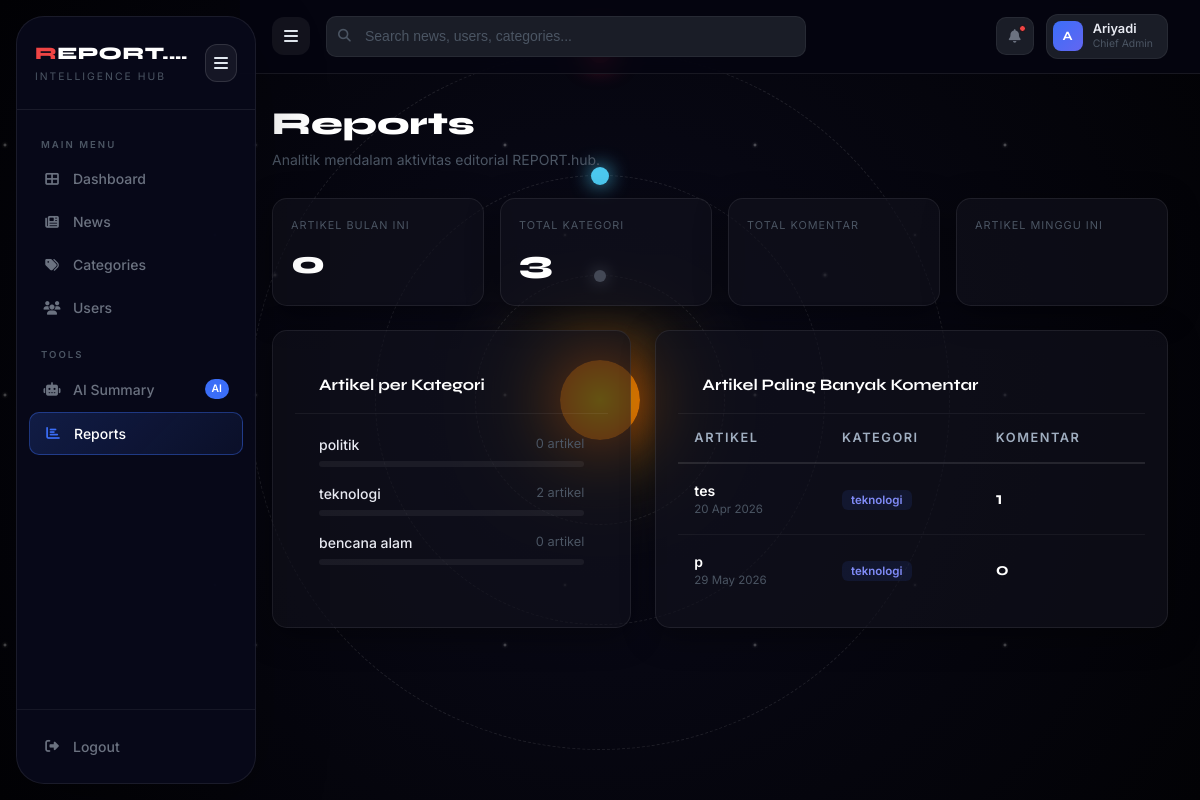
The page /admin-panel/reports/ (signed in) on the database its author committed.
### news/models.py (models this page shows, shortened)
class Kategori(models.Model):
    nama = models.CharField(max_length=100)

class Artikel(models.Model):
    judul = models.CharField(max_length=255)
    isi = models.TextField()  # Disinkronkan: sebelumnya 'konten'
    gambar_cover = models.ImageField(upload_to='berita/', null=True, blank=True)
    kategori = models.ForeignKey(Kategori, on_delete=models.CASCADE)
    penulis = models.ForeignKey(User, on_delete=models.CASCADE) # Wajib untuk Dashboard
    tanggal_publikasi = models.DateTimeField(auto_now_add=True)
    penulis = models.ForeignKey(User, on_delete=models.SET_NULL, null=True, blank=True)

### news/admin_views.py (the view)
# urls.py: path('reports/', admin_views.admin_reports, name='admin_reports'),
@login_required
@staff_required
def admin_reports(request):
    from django.db.models import Count
    today = timezone.now().date()
    context = {
        'total_this_month': Artikel.objects.filter(tanggal_publikasi__month=today.month).count(),
        'artikel_per_kat': Kategori.objects.annotate(jumlah=Count('artikel')),
        'artikel_komentar': Artikel.objects.annotate(jumlah_komentar=Count('komentar')).order_by('-jumlah_komentar')[:5],
    }
    return render(request, 'admin_panel/admin_reports.html', context)

### news/admin_views.py (called while the page is built)
def is_staff(user):
    return user.is_authenticated and user.is_staff

### templates/admin_panel/admin_reports.html (shortened to what this page needs)
{% extends 'admin_base.html' %}
{% block nav_reports %}active{% endblock %}
{% block content %}
<div class="page-header fade-in">
    <h1 class="page-title">Reports</h1>
    <p class="page-subtitle">Analitik mendalam aktivitas editorial REPORT.hub.</p>
</div>
<div class="row g-3 mb-4 fade-in delay-1">
    <div class="col-6 col-md-3">
        <div class="stat-card" style="padding:18px;">
            <div style="font-size:0.68rem; text-transform:uppercase; letter-spacing:1px; color:var(--text-muted);">Artikel Bulan Ini</div>
            <div style="font-family:'Syne',sans-serif; font-size:2rem; font-weight:800; color:#fff; margin-top:6px;">{{ total_this_month }}</div>
        </div>
    </div>
    <div class="col-6 col-md-3">
        <div class="stat-card" style="padding:18px;">
            <div style="font-size:0.68rem; text-transform:uppercase; letter-spacing:1px; color:var(--text-muted);">Total Kategori</div>
            <div style="font-family:'Syne',sans-serif; font-size:2rem; font-weight:800; color:#fff; margin-top:6px;">{{ artikel_per_kat|length }}</div>
        </div>
    </div>
    <div class="col-6 col-md-3">
        <div class="stat-card" style="padding:18px;">
            <div style="font-size:0.68rem; text-transform:uppercase; letter-spacing:1px; color:var(--text-muted);">Total Komentar</div>
        </div>
    </div>
    <div class="col-6 col-md-3">
        <div class="stat-card" style="padding:18px;">
            <div style="font-size:0.68rem; text-transform:uppercase; letter-spacing:1px; color:var(--text-muted);">Artikel Minggu Ini</div>
        </div>
    </div>
</div>
<div class="row g-4">
    <div class="col-lg-5 fade-in delay-2">
        <div class="card-admin h-100">
            <div class="card-header-admin">
                <span style="font-family:'Syne',sans-serif; font-weight:700; color:#fff;">Artikel per Kategori</span>
            </div>
            <div class="card-body-admin">
                {% for kat in artikel_per_kat %}
                <div style="margin-bottom:16px;">
                    <div style="display:flex; justify-content:space-between; margin-bottom:6px;">
                        <span style="font-size:0.875rem; font-weight:500; color:var(--text-primary);">{{ kat.nama }}</span>
                        <span style="font-size:0.8rem; color:var(--text-muted);">{{ kat.jumlah }} artikel</span>
                    </div>
                    <div style="height:6px; border-radius:10px; background:rgba(255,255,255,0.06); overflow:hidden;">
                    </div>
                </div>
                {% empty %}
                <p style="color:var(--text-muted);">Belum ada data.</p>
                {% endfor %}
            </div>
        </div>
    </div>
    <div class="col-lg-7 fade-in delay-3">
        <div class="card-admin h-100">
            <div class="card-header-admin">
                <span style="font-family:'Syne',sans-serif; font-weight:700; color:#fff;">Artikel Paling Banyak Komentar</span>
            </div>
            <table class="admin-table">
                <thead>
                    <tr>
                        <th>Artikel</th>
                        <th>Kategori</th>
                        <th>Komentar</th>
                    </tr>
                </thead>
                <tbody>
                    {% for artikel in artikel_komentar %}
                    <tr>
                        <td>
                            <a href="{% url 'detail_berita' artikel.id %}" style="font-weight:600; color:#fff; font-size:0.875rem; text-decoration:none;" target="_blank">
                                {{ artikel.judul|truncatewords:7 }}
                            </a>
                            <div style="font-size:0.72rem; color:var(--text-muted);">{{ artikel.tanggal_publikasi|date:"d M Y" }}</div>
                        </td>
                        <td>
                            <span style="background:rgba(59,110,248,0.1); color:#818cf8; border-radius:6px; padding:3px 9px; font-size:0.72rem; font-weight:600;">{{ artikel.kategori.nama }}</span>
                        </td>
                        <td>
                            <div style="font-family:'Syne',sans-serif; font-size:1.1rem; font-weight:700; color:#fff;">{{ artikel.jumlah_komentar }}</div>
                        </td>
                    </tr>
                    {% empty %}
                    <tr>
                        <td colspan="3" style="text-align:center; padding:30px; color:var(--text-muted);">Belum ada data komentar.</td>
                    </tr>
                    {% endfor %}
                </tbody>
            </table>
        </div>
    </div>
</div>
{% endblock %}

### templates/admin_base.html (shortened to what this page needs)
<!DOCTYPE html>
<html lang="id">
<head>
    <link href="https://cdn.jsdelivr.net/npm/bootstrap@5.3.0/dist/css/bootstrap.min.css" rel="stylesheet">
    <link rel="stylesheet" href="https://cdnjs.cloudflare.com/ajax/libs/font-awesome/6.4.0/css/all.min.css">
</head>
<body>
    <div class="solar-system-bg">
        <div class="stars"></div>
        <div class="sun"></div>
        <div class="orbit orbit1"><div class="planet planet1"></div></div>
        <div class="orbit orbit2"><div class="planet planet2"></div></div>
        <div class="orbit orbit3"><div class="planet planet3"></div></div>
    </div>
    <aside class="admin-sidebar" id="adminSidebar">
        <div class="sidebar-logo">
            <div>
                <div class="logo-text"><span>R</span>EPORT.hub</div>
                <div class="logo-sub">Intelligence Hub</div>
            </div>
            <button class="sidebar-toggle-btn" onclick="toggleSidebar()" aria-label="Toggle sidebar">
                <i class="fas fa-bars"></i>
            </button>
        </div>
        <nav class="sidebar-nav">
            <div class="nav-label">Main Menu</div>
            <a href="{% url 'admin_dashboard' %}" class="nav-item-admin {% block nav_dashboard %}{% endblock %}">
                <span class="nav-icon"><i class="fas fa-th-large"></i></span>
                Dashboard
            </a>
            <a href="{% url 'admin_news' %}" class="nav-item-admin {% block nav_news %}{% endblock %}">
                <span class="nav-icon"><i class="fas fa-newspaper"></i></span>
                News
            </a>
            <a href="{% url 'admin_categories' %}" class="nav-item-admin {% block nav_categories %}{% endblock %}">
                <span class="nav-icon"><i class="fas fa-tags"></i></span>
                Categories
            </a>
            <a href="{% url 'admin_users' %}" class="nav-item-admin {% block nav_users %}{% endblock %}">
                <span class="nav-icon"><i class="fas fa-users"></i></span>
                Users
            </a>
            <div class="nav-label" style="margin-top: 8px;">Tools</div>
            <a href="{% url 'admin_ai_summary' %}" class="nav-item-admin {% block nav_ai %}{% endblock %}">
                <span class="nav-icon"><i class="fas fa-robot"></i></span>
                AI Summary
                <span class="nav-badge">AI</span>
            </a>
            <a href="{% url 'admin_reports' %}" class="nav-item-admin {% block nav_reports %}{% endblock %}">
                <span class="nav-icon"><i class="fas fa-chart-bar"></i></span>
                Reports
            </a>
        </nav>
        <div class="sidebar-footer">
            <form action="{% url 'account_logout' %}" method="post">
                <button type="submit" class="logout-btn">
                    <span class="nav-icon"><i class="fas fa-sign-out-alt"></i></span>
                    Logout
                </button>
            </form>
        </div>
    </aside>
    <div class="admin-main">
        <header class="admin-topbar">
            <button class="sidebar-toggle-btn-top" onclick="toggleSidebar()" aria-label="Toggle sidebar">
                <i class="fas fa-bars"></i>
            </button>
            <div class="topbar-search">
                <span class="search-icon"><i class="fas fa-search"></i></span>
                <input type="text" placeholder="Search news, users, categories...">
            </div>
            <div class="topbar-actions">
                <a href="#" class="notif-btn">
                    <i class="fas fa-bell" style="font-size:0.85rem;"></i>
                    <span class="notif-dot"></span>
                </a>
                <div class="admin-profile">
                    <div class="profile-avatar">
                        {{ request.user.username|slice:":1"|upper }}
                    </div>
                    <div class="profile-info">
                        <div class="profile-name">{{ request.user.username }}</div>
                        <div class="profile-role">
                            {% if request.user.is_superuser %}Chief Admin{% else %}Staff{% endif %}
                        </div>
                    </div>
                </div>
            </div>
        </header>
        <main class="admin-content">
            {% block content %}{% endblock %}
        </main>
    </div>
</body>
</html>

### rows shown on the page
Kategori: nama "politik", jumlah "0"
Kategori: nama "teknologi", jumlah "2"
Kategori: nama "bencana alam", jumlah "0"
Artikel: judul "tes", tanggal_publikasi "20 Apr 2026", kategori.nama "teknologi", jumlah_komentar "1"
Artikel: judul "p", tanggal_publikasi "29 May 2026", kategori.nama "teknologi", jumlah_komentar "0"

### other values the page prints
{{ request.user.username|slice:":1"|upper }} "A"
{{ request.user.username }} "Ariyadi"
{{ total_this_month }} "0"
{{ artikel_per_kat|length }} "3"
